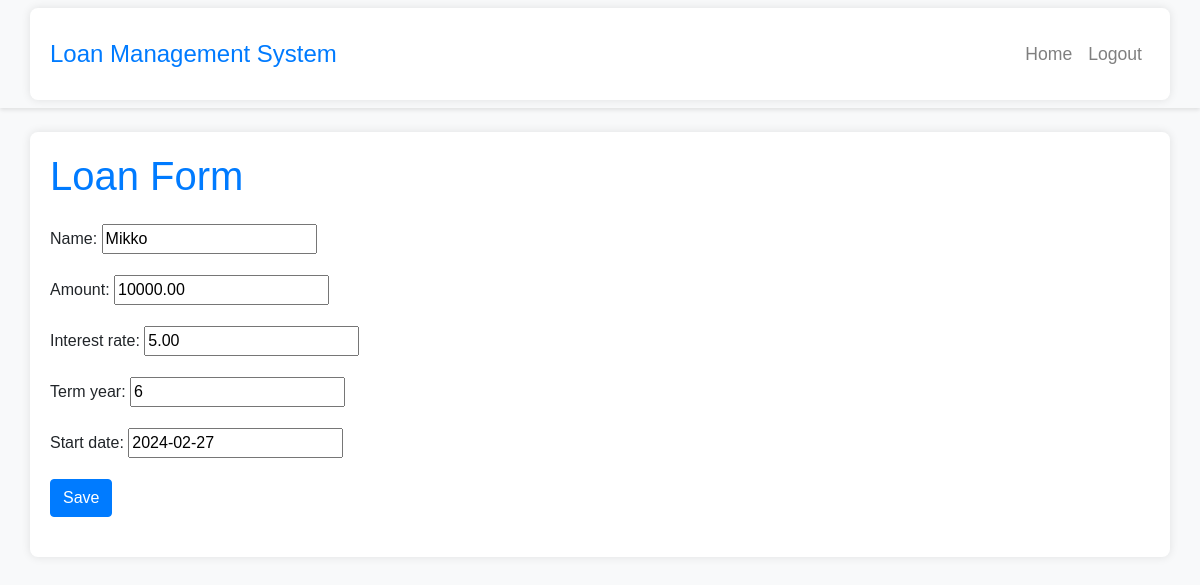
Screenshot of /loans/loan/8/edit/ (signed in) with the database file from the repository.
### loans/models.py (models this page shows, shortened)
class Loan(models.Model):
    user = models.ForeignKey(User, on_delete=models.CASCADE)
    name = models.CharField(max_length=100, null = True)
    amount = models.DecimalField(max_digits=10, decimal_places=2)
    interest_rate = models.DecimalField(max_digits=5, decimal_places=2)
    term_year = models.IntegerField()
    start_date = models.DateField(default="yyyy-mm-dd")
    status = models.CharField(max_length=20, default='Pending')

### loans/views.py (the view)
# urls.py: path('loan/<int:pk>/edit/', views.loan_update, name='loan_update'),
@login_required
def loan_update(request, pk):
    loan = Loan.objects.get(pk=pk)
    if request.method == 'POST':
        form = LoanForm(request.POST, instance=loan)
        if form.is_valid():
            form.save()
            return redirect('loan_detail', pk=pk)
    else:
        form = LoanForm(instance=loan)
    return render(request, 'loans/loan_form.html', {'form': form})

### loans/forms.py
class LoanForm(forms.ModelForm):
    class Meta:
        model = Loan
        fields = ['name','amount', 'interest_rate', 'term_year', 'start_date']

### loans/templates/loans/loan_form.html (shortened to what this page needs)
{% extends "index.html" %}
{% block content %}
<h1 class="mb-4">Loan Form</h1>
<form method="post" class="needs-validation" novalidate>
    {{ form.as_p }}
    <button type="submit" class="btn btn-primary">Save</button>
</form>
{% endblock %}

### loans/static/loans/style.css (style rules this page uses)
body { font-family: Arial, sans-serif; background-color: #f8f9fa; }
h1 { color: #007bff; }
form { margin: 20px 0; }
button { background-color: #3498db; color: white; border: none; padding: 10px 15px; cursor: pointer; }

### rows the page displays
Loan: name "Mikko", amount "10000.00", interest_rate "5.00", term_year "6", start_date "2024-02-27"
